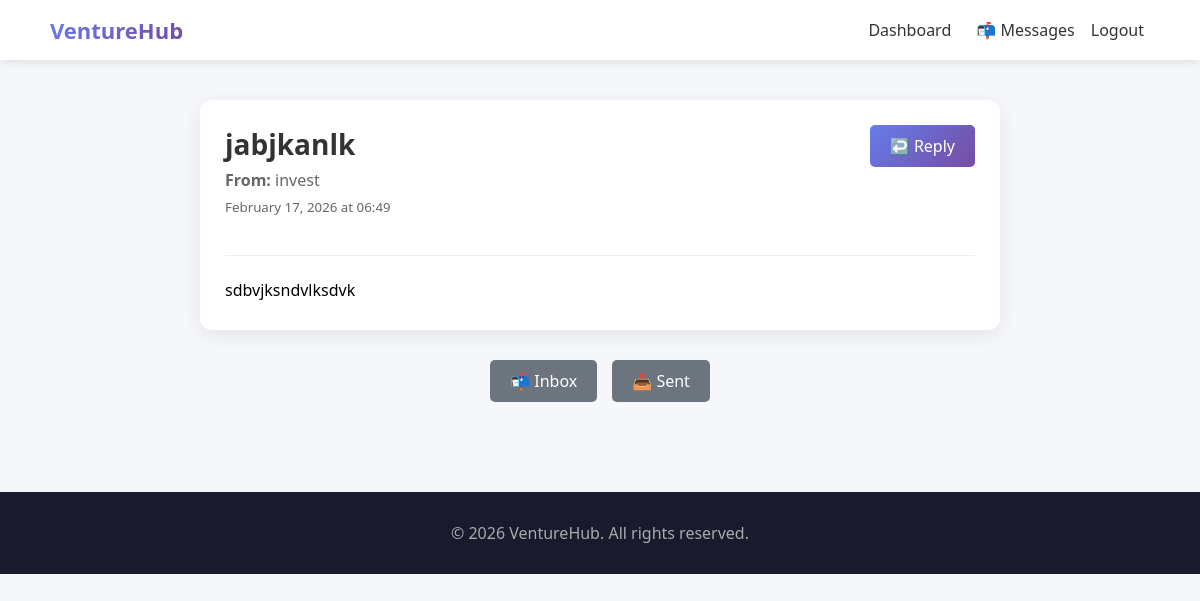
/accounts/message/5/ (signed in), run on the app's committed database.
### accounts/models.py (models this page shows, shortened)
class Message(models.Model):
    sender = models.ForeignKey(User, on_delete=models.CASCADE, related_name='sent_messages')
    recipient = models.ForeignKey(User, on_delete=models.CASCADE, related_name='received_messages')
    subject = models.CharField(max_length=200)
    content = models.TextField()
    is_read = models.BooleanField(default=False)
    created_at = models.DateTimeField(auto_now_add=True)
    class Meta:
        ordering = ['-created_at']

class User(AbstractUser):
    ROLE_CHOICES = (
        ('INVESTOR', 'Investor'),
        ('STARTUP', 'Startup'),
        ('MANUFACTURER', 'Manufacturer'),
        ('ADMIN', 'Admin'),
    )
    role = models.CharField(max_length=20, choices=ROLE_CHOICES)

### accounts/views.py (the view)
# urls.py: path('message/<int:message_id>/', views.view_message, name='view_message'),
@login_required
def view_message(request, message_id):
    msg = get_object_or_404(Message, id=message_id)
    if msg.sender != request.user and msg.recipient != request.user:
        return redirect('inbox')
    if msg.recipient == request.user and not msg.is_read:
        msg.is_read = True
        msg.save()
    return render(request, 'accounts/message_detail.html', {'msg': msg})

### accounts/templates/accounts/message_detail.html
{% extends 'base.html' %}
{% block content %}
<div class="section" style="padding: 40px 20px;">
    <div style="max-width: 800px; margin: 0 auto;">
        <div class="card" style="width: 100%; max-width: 100%;">
            <div style="display: flex; justify-content: space-between; align-items: start; margin-bottom: 20px; flex-wrap: wrap; gap: 15px;">
                <div>
                    <h2 style="margin: 0;">{{ msg.subject }}</h2>
                    <p style="color: #666; margin-top: 5px;">
                        {% if msg.sender == request.user %}
                        <strong>To:</strong> {{ msg.recipient.username }}
                        {% else %}
                        <strong>From:</strong> {{ msg.sender.username }}
                        {% endif %}
                        <br>
                        <small>{{ msg.created_at|date:"F d, Y \a\t H:i" }}</small>
                    </p>
                </div>
                {% if msg.sender != request.user %}
                <a href="{% url 'compose_message_to' msg.sender.id %}" class="btn">↩️ Reply</a>
                {% endif %}
            </div>
            <hr style="border: none; border-top: 1px solid #eee; margin: 20px 0;">
            <div style="line-height: 1.8; white-space: pre-wrap;">{{ msg.content }}</div>
        </div>
        <div style="text-align: center; margin-top: 30px; display: flex; justify-content: center; gap: 15px;">
            <a href="{% url 'inbox' %}" class="btn btn-secondary">📬 Inbox</a>
            <a href="{% url 'sent_messages' %}" class="btn btn-secondary">📤 Sent</a>
        </div>
    </div>
</div>
{% endblock %}

### templates/base.html (style rules this page uses)
* { box-sizing: border-box; }
body { margin: 0; font-family: 'Segoe UI', Arial, sans-serif; background: #f5f7fa; min-height: 100vh; }
.btn { padding: 10px 20px; background: linear-gradient(135deg, #667eea 0%, #764ba2 100%); color: white; text-decoration: none; border-radius: 5px; font-weight: 500; transition: transform 0.2s, box-shadow 0.2s; display: inline-block; }
.btn-secondary { background: #6c757d; }
.section { padding: 60px 20px; text-align: center; max-width: 1200px; margin: 0 auto; }
.section h2 { font-size: 28px; margin-bottom: 10px; color: #333; }
.card { background: white; padding: 25px; border-radius: 12px; box-shadow: 0 5px 20px rgba(0,0,0,0.08); transition: transform 0.3s, box-shadow 0.3s; text-align: left; }
.card p { color: #666; line-height: 1.6; }

### data on the page
Message: subject "jabjkanlk", sender.username "invest", created_at "February 17, 2026 at 06:49", content "sdbvjksndvlksdvk"
